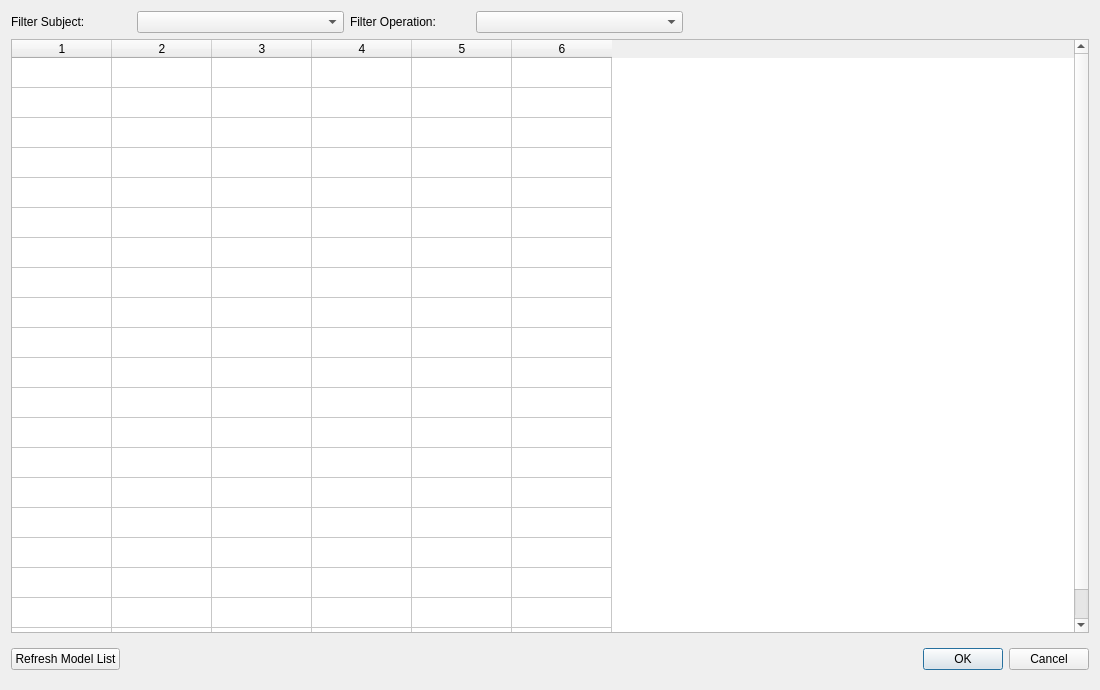
<?xml version="1.0" encoding="UTF-8"?>
<ui version="4.0">
 <class>Dialog</class>
 <widget class="QDialog" name="Dialog">
  <property name="geometry">
   <rect>
    <x>0</x>
    <y>0</y>
    <width>1100</width>
    <height>690</height>
   </rect>
  </property>
  <property name="minimumSize">
   <size>
    <width>1100</width>
    <height>0</height>
   </size>
  </property>
  <property name="maximumSize">
   <size>
    <width>1100</width>
    <height>16777215</height>
   </size>
  </property>
  <property name="windowTitle">
   <string>Model Manager</string>
  </property>
  <layout class="QVBoxLayout" name="verticalLayout_2">
   <item>
    <widget class="QFrame" name="frame">
     <property name="frameShape">
      <enum>QFrame::NoFrame</enum>
     </property>
     <property name="frameShadow">
      <enum>QFrame::Plain</enum>
     </property>
     <property name="lineWidth">
      <number>0</number>
     </property>
     <layout class="QVBoxLayout" name="verticalLayout">
      <property name="leftMargin">
       <number>0</number>
      </property>
      <property name="topMargin">
       <number>0</number>
      </property>
      <property name="rightMargin">
       <number>0</number>
      </property>
      <property name="bottomMargin">
       <number>0</number>
      </property>
      <item>
       <widget class="QFrame" name="frame_3">
        <property name="frameShape">
         <enum>QFrame::NoFrame</enum>
        </property>
        <property name="frameShadow">
         <enum>QFrame::Plain</enum>
        </property>
        <property name="lineWidth">
         <number>0</number>
        </property>
        <layout class="QHBoxLayout" name="horizontalLayout_2">
         <property name="leftMargin">
          <number>0</number>
         </property>
         <property name="topMargin">
          <number>0</number>
         </property>
         <property name="rightMargin">
          <number>0</number>
         </property>
         <property name="bottomMargin">
          <number>0</number>
         </property>
         <item>
          <widget class="QFrame" name="frame_5">
           <property name="frameShape">
            <enum>QFrame::NoFrame</enum>
           </property>
           <property name="frameShadow">
            <enum>QFrame::Raised</enum>
           </property>
           <layout class="QHBoxLayout" name="horizontalLayout_3">
            <property name="leftMargin">
             <number>0</number>
            </property>
            <property name="topMargin">
             <number>0</number>
            </property>
            <property name="rightMargin">
             <number>0</number>
            </property>
            <property name="bottomMargin">
             <number>0</number>
            </property>
            <item>
             <widget class="QLabel" name="label_2">
              <property name="minimumSize">
               <size>
                <width>100</width>
                <height>0</height>
               </size>
              </property>
              <property name="maximumSize">
               <size>
                <width>120</width>
                <height>16777215</height>
               </size>
              </property>
              <property name="text">
               <string>Filter Subject:</string>
              </property>
             </widget>
            </item>
            <item>
             <widget class="QComboBox" name="comboBox_filterSubject"/>
            </item>
           </layout>
          </widget>
         </item>
         <item>
          <widget class="QFrame" name="frame_6">
           <property name="frameShape">
            <enum>QFrame::NoFrame</enum>
           </property>
           <property name="frameShadow">
            <enum>QFrame::Raised</enum>
           </property>
           <layout class="QHBoxLayout" name="horizontalLayout_4">
            <property name="leftMargin">
             <number>0</number>
            </property>
            <property name="topMargin">
             <number>0</number>
            </property>
            <property name="rightMargin">
             <number>0</number>
            </property>
            <property name="bottomMargin">
             <number>0</number>
            </property>
            <item>
             <widget class="QLabel" name="label">
              <property name="minimumSize">
               <size>
                <width>120</width>
                <height>0</height>
               </size>
              </property>
              <property name="maximumSize">
               <size>
                <width>120</width>
                <height>16777215</height>
               </size>
              </property>
              <property name="text">
               <string>Filter Operation:</string>
              </property>
             </widget>
            </item>
            <item>
             <widget class="QComboBox" name="comboBox_filterOperation"/>
            </item>
           </layout>
          </widget>
         </item>
         <item>
          <widget class="QFrame" name="frame_4">
           <property name="minimumSize">
            <size>
             <width>400</width>
             <height>0</height>
            </size>
           </property>
           <property name="frameShape">
            <enum>QFrame::NoFrame</enum>
           </property>
           <property name="frameShadow">
            <enum>QFrame::Raised</enum>
           </property>
          </widget>
         </item>
        </layout>
       </widget>
      </item>
      <item>
       <widget class="QTableWidget" name="tableWidget">
        <property name="showGrid">
         <bool>true</bool>
        </property>
        <property name="cornerButtonEnabled">
         <bool>true</bool>
        </property>
        <property name="rowCount">
         <number>20</number>
        </property>
        <property name="columnCount">
         <number>6</number>
        </property>
        <attribute name="horizontalHeaderShowSortIndicator" stdset="0">
         <bool>true</bool>
        </attribute>
        <attribute name="verticalHeaderVisible">
         <bool>false</bool>
        </attribute>
        <attribute name="verticalHeaderShowSortIndicator" stdset="0">
         <bool>false</bool>
        </attribute>
        <row/>
        <row/>
        <row/>
        <row/>
        <row/>
        <row/>
        <row/>
        <row/>
        <row/>
        <row/>
        <row/>
        <row/>
        <row/>
        <row/>
        <row/>
        <row/>
        <row/>
        <row/>
        <row/>
        <row/>
        <column/>
        <column/>
        <column/>
        <column/>
        <column/>
        <column/>
       </widget>
      </item>
      <item>
       <widget class="QFrame" name="frame_2">
        <property name="minimumSize">
         <size>
          <width>0</width>
          <height>40</height>
         </size>
        </property>
        <property name="frameShape">
         <enum>QFrame::NoFrame</enum>
        </property>
        <property name="frameShadow">
         <enum>QFrame::Plain</enum>
        </property>
        <property name="lineWidth">
         <number>0</number>
        </property>
        <layout class="QHBoxLayout" name="horizontalLayout">
         <property name="leftMargin">
          <number>0</number>
         </property>
         <property name="topMargin">
          <number>0</number>
         </property>
         <property name="rightMargin">
          <number>0</number>
         </property>
         <property name="bottomMargin">
          <number>0</number>
         </property>
         <item>
          <widget class="QFrame" name="frame_7">
           <property name="frameShape">
            <enum>QFrame::NoFrame</enum>
           </property>
           <property name="frameShadow">
            <enum>QFrame::Raised</enum>
           </property>
           <layout class="QHBoxLayout" name="horizontalLayout_5">
            <property name="leftMargin">
             <number>0</number>
            </property>
            <property name="topMargin">
             <number>0</number>
            </property>
            <property name="rightMargin">
             <number>0</number>
            </property>
            <property name="bottomMargin">
             <number>0</number>
            </property>
            <item>
             <widget class="QPushButton" name="pushButton_refresh">
              <property name="text">
               <string>Refresh Model List</string>
              </property>
              <property name="icon">
               <iconset theme="mail-send-receive"/>
              </property>
             </widget>
            </item>
           </layout>
          </widget>
         </item>
         <item>
          <widget class="QDialogButtonBox" name="buttonBox">
           <property name="orientation">
            <enum>Qt::Horizontal</enum>
           </property>
           <property name="standardButtons">
            <set>QDialogButtonBox::Cancel|QDialogButtonBox::Ok</set>
           </property>
          </widget>
         </item>
        </layout>
       </widget>
      </item>
     </layout>
    </widget>
   </item>
  </layout>
 </widget>
 <resources/>
 <connections>
  <connection>
   <sender>buttonBox</sender>
   <signal>accepted()</signal>
   <receiver>Dialog</receiver>
   <slot>accept()</slot>
   <hints>
    <hint type="sourcelabel">
     <x>248</x>
     <y>254</y>
    </hint>
    <hint type="destinationlabel">
     <x>157</x>
     <y>274</y>
    </hint>
   </hints>
  </connection>
  <connection>
   <sender>buttonBox</sender>
   <signal>rejected()</signal>
   <receiver>Dialog</receiver>
   <slot>reject()</slot>
   <hints>
    <hint type="sourcelabel">
     <x>316</x>
     <y>260</y>
    </hint>
    <hint type="destinationlabel">
     <x>286</x>
     <y>274</y>
    </hint>
   </hints>
  </connection>
 </connections>
</ui>
